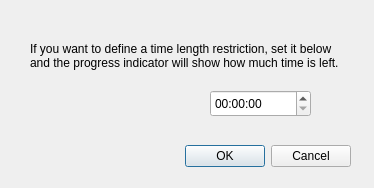
<?xml version="1.0" encoding="UTF-8"?>
<ui version="4.0">
 <class>Record</class>
 <widget class="QDialog" name="Recording">
  <property name="geometry">
   <rect>
    <x>0</x>
    <y>0</y>
    <width>374</width>
    <height>188</height>
   </rect>
  </property>
  <property name="windowTitle">
   <string>Recording Time</string>
  </property>
  <widget class="QDialogButtonBox" name="buttonBox">
   <property name="geometry">
    <rect>
     <x>10</x>
     <y>140</y>
     <width>341</width>
     <height>32</height>
    </rect>
   </property>
   <property name="orientation">
    <enum>Qt::Horizontal</enum>
   </property>
   <property name="standardButtons">
    <set>QDialogButtonBox::Cancel|QDialogButtonBox::Ok</set>
   </property>
  </widget>
  <widget class="QTimeEdit" name="timeEdit">
   <property name="geometry">
    <rect>
     <x>210</x>
     <y>90</y>
     <width>101</width>
     <height>27</height>
    </rect>
   </property>
   <property name="displayFormat">
    <string>HH:mm:ss</string>
   </property>
  </widget>
  <widget class="QLabel" name="label">
   <property name="geometry">
    <rect>
     <x>30</x>
     <y>30</y>
     <width>321</width>
     <height>51</height>
    </rect>
   </property>
   <property name="text">
    <string>If you want to define a time length restriction, set it below and the progress indicator will show how much time is left.</string>
   </property>
   <property name="wordWrap">
    <bool>true</bool>
   </property>
  </widget>
 </widget>
 <resources/>
 <connections/>
</ui>
